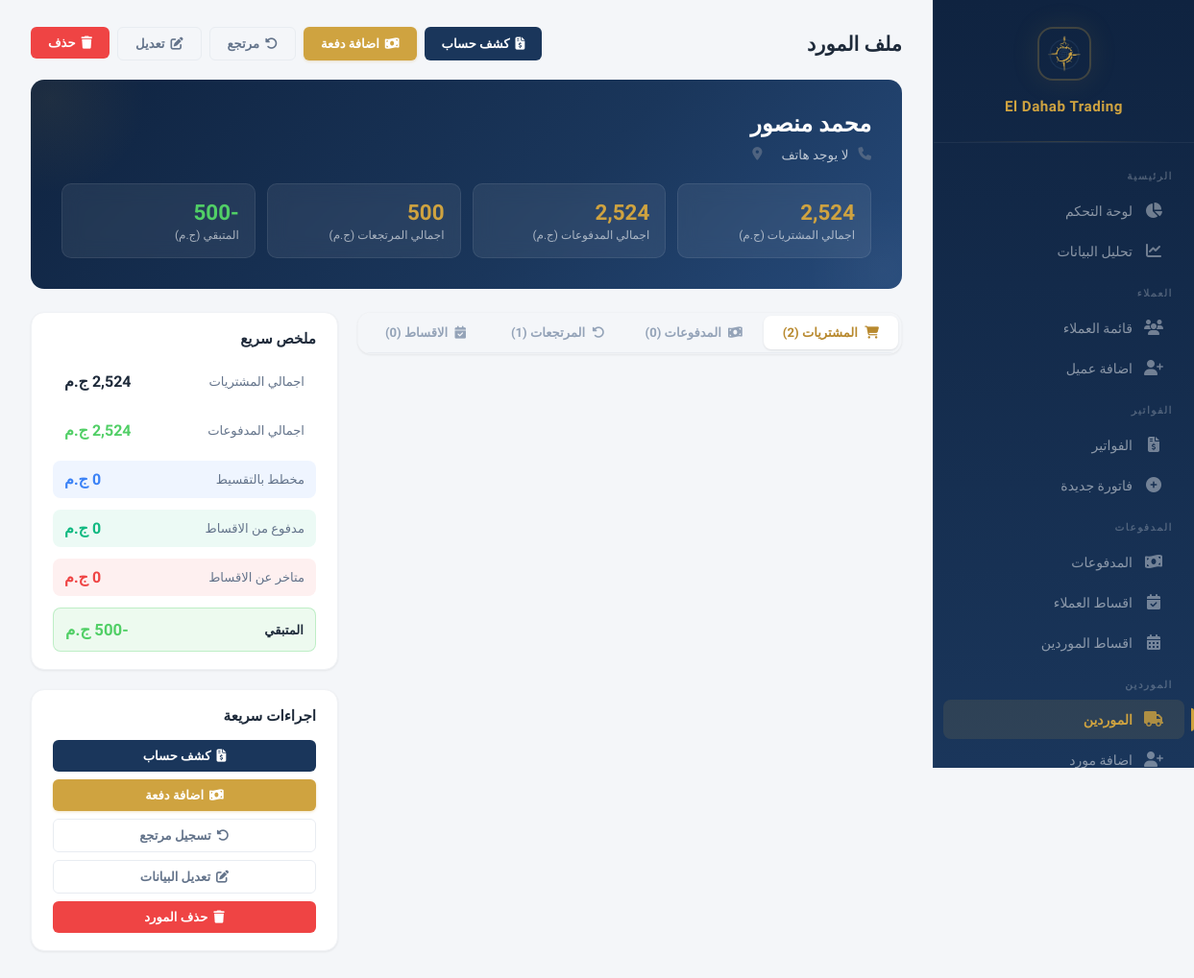
Screenshot of /suppliers/3 (signed in) with the database file from the repository.
### models.py (models this page shows, shortened)
class Supplier(db.Model):
    __tablename__ = 'suppliers'
    id = db.Column(db.Integer, primary_key=True)
    name = db.Column(db.String(200), nullable=False)
    phone = db.Column(db.String(50))
    address = db.Column(db.Text)
    notes = db.Column(db.Text)
    created_at = db.Column(db.DateTime, default=datetime.utcnow)
    purchases = db.relationship('Purchase', backref='supplier', lazy=True)
    payments = db.relationship('SupplierPayment', backref='supplier', lazy=True)
    returns = db.relationship('SupplierReturn', backref='supplier', lazy=True)
    installment_plans = db.relationship('SupplierInstallmentPlan', backref='supplier', lazy=True)
    def total_purchased(self):
        return sum(p.total for p in self.purchases)
    def total_returns(self):
        return sum(r.total_amount for r in self.returns)
    def total_paid(self):
        sum_payments = sum(p.amount for p in self.payments)
        sum_inst = sum(ip.amount for ip in SupplierInstallmentPayment.query.filter(
            SupplierInstallmentPayment.plan_id.in_([pl.id for pl in self.installment_plans])
        ).all())
        sum_pur_paid = sum(
            (p.paid_amount or 0)
            for p in self.purchases
            if not p.payments
        )
        return sum_payments + sum_inst + sum_pur_paid
    def balance(self):
        return self.total_purchased() - self.total_paid() - self.total_returns()
    def total_installment_plan_amount(self):
        return sum(plan.total_amount for plan in self.installment_plans)
    def total_installment_paid(self):
        return sum(p.amount for plan in self.installment_plans for p in plan.payments)
    def total_installment_overdue(self):
        from datetime import date as dt_date
        today = dt_date.today()
        total = 0
        for plan in self.installment_plans:
            for inst in plan.installments:
                if inst.status == 'pending' and inst.due_date and inst.due_date < today:
                    total += inst.amount
        return total

class Purchase(db.Model):
    __tablename__ = 'purchases'
    id = db.Column(db.Integer, primary_key=True)
    purchase_number = db.Column(db.String(50), unique=True, nullable=False)
    supplier_id = db.Column(db.Integer, db.ForeignKey('suppliers.id'), nullable=False)
    total = db.Column(db.Float, default=0)
    discount = db.Column(db.Float, default=0)
    payment_type = db.Column(db.String(20), default='cash')
    payment_method = db.Column(db.String(20), default='cash')
    receipt_image = db.Column(db.String(200))
    created_by = db.Column(db.Integer, db.ForeignKey('users.id'))
    creator = db.relationship('User', foreign_keys=[created_by])
    modified_by = db.Column(db.Integer, db.ForeignKey('users.id'))
    modifier = db.relationship('User', foreign_keys=[modified_by])
    show_balance = db.Column(db.Boolean, default=False)
    paid_amount = db.Column(db.Float, default=0)
    remaining = db.Column(db.Float, default=0)
    previous_due = db.Column(db.Float, default=0)
    balance_after = db.Column(db.Float, default=0)
    date = db.Column(db.DateTime, default=datetime.utcnow)
    notes = db.Column(db.Text)
    items = db.relationship('PurchaseItem', backref='purchase', lazy=True, cascade='all, delete-orphan')
    payments = db.relationship('SupplierPayment', backref='purchase', lazy=True)
    returns = db.relationship('SupplierReturn', backref='purchase', lazy=True)

class SupplierReturn(db.Model):
    __tablename__ = 'supplier_returns'
    id = db.Column(db.Integer, primary_key=True)
    supplier_id = db.Column(db.Integer, db.ForeignKey('suppliers.id'), nullable=False)
    purchase_id = db.Column(db.Integer, db.ForeignKey('purchases.id'), nullable=True)
    total_amount = db.Column(db.Float, default=0)
    balance_before = db.Column(db.Float, default=0)
    balance_after = db.Column(db.Float, default=0)
    date = db.Column(db.DateTime, default=datetime.utcnow)
    reason = db.Column(db.Text)
    items = db.relationship('SupplierReturnItem', backref='return_entry', lazy=True, cascade='all, delete-orphan')

### app.py (the view)
@app.route('/suppliers/<int:supplier_id>')
@login_required
def supplier_profile(supplier_id):
    s = Supplier.query.get_or_404(supplier_id)
    purchases = Purchase.query.filter_by(supplier_id=s.id).order_by(Purchase.date.desc()).all()
    payments = SupplierPayment.query.filter_by(supplier_id=s.id).order_by(SupplierPayment.date.desc()).all()
    installment_plans = SupplierInstallmentPlan.query.filter_by(supplier_id=s.id).order_by(SupplierInstallmentPlan.date.desc()).all()
    returns = SupplierReturn.query.filter_by(supplier_id=s.id).order_by(SupplierReturn.date.desc()).all()
    return render_template('supplier_profile.html', supplier=s,
        purchases=purchases, payments=payments, returns=returns,
        installment_plans=installment_plans, PAYMENT_TYPES=PAYMENT_TYPES)

### templates/supplier_profile.html (shortened to what this page needs)
{% extends "base.html" %}
{% block content %}
<div style="display:flex;justify-content:space-between;align-items:center;margin-bottom:20px;flex-wrap:wrap;gap:10px;">
    <h1 style="font-size:1.3rem;font-weight:700;color:var(--text);">ملف المورد</h1>
    <div style="display:flex;gap:8px;flex-wrap:wrap;">
        <a href="{{ url_for('supplier_statement', supplier_id=supplier.id) }}" class="btn btn-navy"><i class="fas fa-file-invoice-dollar"></i> كشف حساب</a>
        <a href="{{ url_for('supplier_payment_add', supplier_id=supplier.id) }}" class="btn btn-gold"><i class="fas fa-money-bill-wave"></i> اضافة دفعة</a>
        <a href="{{ url_for('supplier_return_add', supplier_id=supplier.id) }}" class="btn btn-outline"><i class="fas fa-undo-alt"></i> مرتجع</a>
        <a href="{{ url_for('supplier_edit', supplier_id=supplier.id) }}" class="btn btn-outline"><i class="fas fa-edit"></i> تعديل</a>
        <form method="POST" action="{{ url_for('supplier_delete', supplier_id=supplier.id) }}" style="display:inline;" onsubmit="return confirm('هل انت متاكد من حذف هذا المورد؟');">
            <button type="submit" class="btn btn-danger"><i class="fas fa-trash"></i> حذف</button>
        </form>
    </div>
</div>
<div class="profile-header">
    <h2>{{ supplier.name }}</h2>
    <div class="profile-meta">
        <span><i class="fas fa-phone" style="color:var(--text-secondary);margin-left:4px;"></i> {{ supplier.phone or 'لا يوجد هاتف' }}</span>
        <span><i class="fas fa-map-marker-alt" style="color:var(--text-secondary);margin-left:4px;"></i> {{ supplier.address or '' }}</span>
    </div>
    <div class="profile-balance">
        <div class="balance-item">
            <div class="balance-value">{{ "{:,.0f}".format(supplier.total_purchased() or 0) }}</div>
            <div class="balance-label">اجمالي المشتريات (ج.م)</div>
        </div>
        <div class="balance-item">
            <div class="balance-value">{{ "{:,.0f}".format(supplier.total_paid() or 0) }}</div>
            <div class="balance-label">اجمالي المدفوعات (ج.م)</div>
        </div>
        <div class="balance-item">
            <div class="balance-value">{{ "{:,.0f}".format(supplier.total_returns() or 0) }}</div>
            <div class="balance-label">اجمالي المرتجعات (ج.م)</div>
        </div>
        <div class="balance-item">
            <div class="balance-value" style="color:{{ '#ff6b6b' if supplier.balance() > 0 else '#51cf66' }}">{{ "{:,.0f}".format(supplier.balance() or 0) }}</div>
            <div class="balance-label">المتبقي (ج.م)</div>
        </div>
    </div>
</div>
<div class="two-col" style="margin-top:24px;">
    <div>
        <div class="data-card">
            <div class="data-card-body" style="padding:0;">
                <div class="tabs" style="margin:0;border-radius:0;border-bottom:1px solid var(--border);">
                    <button class="tab-btn active" onclick="switchTab(this, 'purchases')" style="flex:1;"><i class="fas fa-shopping-cart" style="margin-left:4px;"></i> المشتريات ({{ purchases|length }})</button>
                    <button class="tab-btn" onclick="switchTab(this, 'supplier-payments')" style="flex:1;"><i class="fas fa-money-bill-wave" style="margin-left:4px;"></i> المدفوعات ({{ payments|length }})</button>
                    <button class="tab-btn" onclick="switchTab(this, 'returns')" style="flex:1;"><i class="fas fa-undo-alt" style="margin-left:4px;"></i> المرتجعات ({{ returns|length }})</button>
                    <button class="tab-btn" onclick="switchTab(this, 'installments')" style="flex:1;"><i class="fas fa-calendar-check" style="margin-left:4px;"></i> الاقساط ({{ installment_plans|length }})</button>
                </div>
            </div>
        </div>
    </div>
    <div>
        <div class="data-card">
            <div class="data-card-body">
                <h3 style="margin:0 0 16px;font-size:0.95rem;font-weight:700;color:var(--text);">ملخص سريع</h3>
                <div style="display:flex;flex-direction:column;gap:12px;">
                    <div style="display:flex;justify-content:space-between;align-items:center;padding:10px 12px;background:var(--bg-secondary);border-radius:8px;">
                        <span style="font-size:0.82rem;color:var(--text-secondary);">اجمالي المشتريات</span>
                        <span style="font-weight:700;color:var(--text);">{{ "{:,.0f}".format(supplier.total_purchased() or 0) }} ج.م</span>
                    </div>
                    <div style="display:flex;justify-content:space-between;align-items:center;padding:10px 12px;background:var(--bg-secondary);border-radius:8px;">
                        <span style="font-size:0.82rem;color:var(--text-secondary);">اجمالي المدفوعات</span>
                        <span style="font-weight:700;color:#51cf66;">{{ "{:,.0f}".format(supplier.total_paid() or 0) }} ج.م</span>
                    </div>
                    <div style="display:flex;justify-content:space-between;align-items:center;padding:10px 12px;background:rgba(59,130,246,0.08);border-radius:8px;">
                        <span style="font-size:0.82rem;color:var(--text-secondary);">مخطط بالتقسيط</span>
                        <span style="font-weight:700;color:var(--info);">{{ "{:,.0f}".format(supplier.total_installment_plan_amount() or 0) }} ج.م</span>
                    </div>
                    <div style="display:flex;justify-content:space-between;align-items:center;padding:10px 12px;background:rgba(16,185,129,0.08);border-radius:8px;">
                        <span style="font-size:0.82rem;color:var(--text-secondary);">مدفوع من الاقساط</span>
                        <span style="font-weight:700;color:var(--success);">{{ "{:,.0f}".format(supplier.total_installment_paid() or 0) }} ج.م</span>
                    </div>
                    <div style="display:flex;justify-content:space-between;align-items:center;padding:10px 12px;background:rgba(239,68,68,0.08);border-radius:8px;">
                        <span style="font-size:0.82rem;color:var(--text-secondary);">متاخر عن الاقساط</span>
                        <span style="font-weight:700;color:var(--danger);">{{ "{:,.0f}".format(supplier.total_installment_overdue() or 0) }} ج.م</span>
                    </div>
                    <div style="display:flex;justify-content:space-between;align-items:center;padding:12px 12px;background:{{ 'rgba(255,107,107,0.1)' if supplier.balance() > 0 else 'rgba(81,207,102,0.1)' }};border-radius:8px;border:1px solid {{ 'rgba(255,107,107,0.3)' if supplier.balance() > 0 else 'rgba(81,207,102,0.3)' }};">
                        <span style="font-size:0.82rem;font-weight:600;">المتبقي</span>
                        <span style="font-weight:800;font-size:1.05rem;color:{{ '#ff6b6b' if supplier.balance() > 0 else '#51cf66' }}">{{ "{:,.0f}".format(supplier.balance() or 0) }} ج.م</span>
                    </div>
                </div>
            </div>
        </div>
        <div class="data-card" style="margin-top:16px;">
            <div class="data-card-body">
                <h3 style="margin:0 0 16px;font-size:0.95rem;font-weight:700;color:var(--text);">اجراءات سريعة</h3>
                <div style="display:flex;flex-direction:column;gap:8px;">
                    <a href="{{ url_for('supplier_statement', supplier_id=supplier.id) }}" class="btn btn-navy" style="width:100%;justify-content:center;"><i class="fas fa-file-invoice-dollar"></i> كشف حساب</a>
                    <a href="{{ url_for('supplier_payment_add', supplier_id=supplier.id) }}" class="btn btn-gold" style="width:100%;justify-content:center;"><i class="fas fa-money-bill-wave"></i> اضافة دفعة</a>
                    <a href="{{ url_for('supplier_return_add', supplier_id=supplier.id) }}" class="btn btn-outline" style="width:100%;justify-content:center;"><i class="fas fa-undo-alt"></i> تسجيل مرتجع</a>
                    <a href="{{ url_for('supplier_edit', supplier_id=supplier.id) }}" class="btn btn-outline" style="width:100%;justify-content:center;"><i class="fas fa-edit"></i> تعديل البيانات</a>
                    <form method="POST" action="{{ url_for('supplier_delete', supplier_id=supplier.id) }}" style="display:inline;" onsubmit="return confirm('هل انت متاكد من حذف هذا المورد؟');">
                        <button type="submit" class="btn btn-danger" style="width:100%;justify-content:center;"><i class="fas fa-trash"></i> حذف المورد</button>
                    </form>
                </div>
            </div>
        </div>
    </div>
</div>
{% endblock %}

### rows the page displays
Supplier: name "محمد منصور", phone "لا يوجد هاتف"
Purchase: total.total "2,524", paid_amount.paid_amount "2,524", total+paid_amount "-500"
SupplierReturn: total_amount "500"

### other values shown
{{ purchases|length }} "2"
{{ payments|length }} "0"
{{ returns|length }} "1"
{{ installment_plans|length }} "0"
{{ "{:,.0f}".format(supplier.total_installment_plan_amount() or 0) }} "0"
{{ "{:,.0f}".format(supplier.total_installment_paid() or 0) }} "0"
{{ "{:,.0f}".format(supplier.total_installment_overdue() or 0) }} "0"
